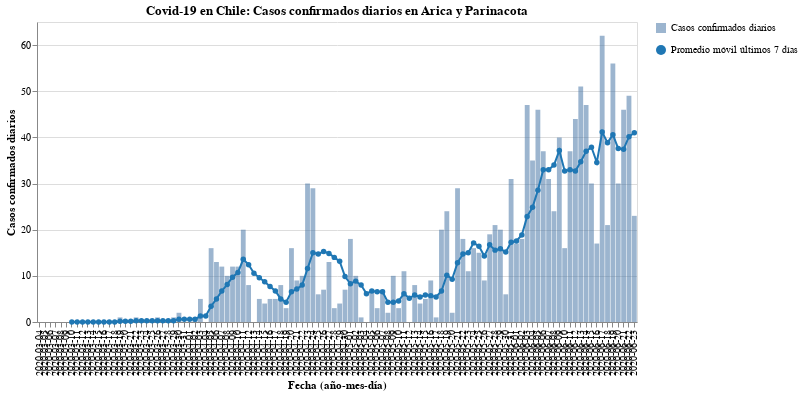

The notebook cell saved with this chart:
### Code cell
#hide_input
bars, line = my_cases_plot(region)
(bars + line).properties(
    title=f'Covid-19 en Chile: Casos confirmados diarios en {region}',
    width=600
)

### Figure 1 — Vega-Lite specification as saved in the notebook (floating-point values rounded to 4 significant figures)
{"config": {"view": {"continuousWidth": 400, "continuousHeight": 300}}, "layer": [{"mark": {"type": "bar", "opacity": 0.7}, "encoding": {"opacity": {"type": "nominal", "field": "Casos confirmados diarios", "legend": {"title": ""}}, "tooltip": [{"type": "nominal", "field": "Fecha"}, {"type": "quantitative", "field": "Casos confirmados"}], "x": {"type": "nominal", "axis": {"title": "Fecha (año-mes-día)"}, "field": "Fecha"}, "y": {"type": "quantitative", "axis": {"title": "Casos confirmados diarios"}, "field": "Casos confirmados"}}}, {"mark": {"type": "line", "color": "#1f77b4", "point": {"filled": true, "fill": "#1f77b4"}}, "encoding": {"shape": {"type": "nominal", "field": "Promedio móvil últimos 7 días", "legend": {"title": ""}}, "x": {"type": "nominal", "axis": {"title": "Fecha (año-mes-día)"}, "field": "Fecha"}, "y": {"type": "quantitative", "field": "Rolling"}}}], "data": {"name": "data-869daf5657a22af97e8fd90fdfd17329"}, "title": "Covid-19 en Chile: Casos confirmados diarios en Arica y Parinacota", "width": 600, "$schema": "https://vega.github.io/schema/vega-lite/v4.8.1.json", "datasets": {"data-869daf5657a22af97e8fd90fdfd17329": [{"Fecha": "2020-03-04", "Casos confirmados": 0, "Rolling": null, "Casos confirmados diarios": "Casos confirmados diarios", "Promedio móvil últimos 7 días": "Promedio móvil últimos 7 días"}, {"Fecha": "2020-03-05", "Casos confirmados": 0, "Rolling": null, "Casos confirmados diarios": "Casos confirmados diarios", "Promedio móvil últimos 7 días": "Promedio móvil últimos 7 días"}, {"Fecha": "2020-03-06", "Casos confirmados": 0, "Rolling": null, "Casos confirmados diarios": "Casos confirmados diarios", "Promedio móvil últimos 7 días": "Promedio móvil últimos 7 días"}, {"Fecha": "2020-03-07", "Casos confirmados": 0, "Rolling": null, "Casos confirmados diarios": "Casos confirmados diarios", "Promedio móvil últimos 7 días": "Promedio móvil últimos 7 días"}, {"Fecha": "2020-03-08", "Casos confirmados": 0, "Rolling": null, "Casos confirmados diarios": "Casos confirmados diarios", "Promedio móvil últimos 7 días": "Promedio móvil últimos 7 días"}, {"Fecha": "2020-03-09", "Casos confirmados": 0, "Rolling": null, "Casos confirmados diarios": "Casos confirmados diarios", "Promedio móvil últimos 7 días": "Promedio móvil últimos 7 días"}, {"Fecha": "2020-03-10", "Casos confirmados": 0, "Rolling": 0.0, "Casos confirmados diarios": "Casos confirmados diarios", "Promedio móvil últimos 7 días": "Promedio móvil últimos 7 días"}, {"Fecha": "2020-03-11", "Casos confirmados": 0, "Rolling": 0.0, "Casos confirmados diarios": "Casos confirmados diarios", "Promedio móvil últimos 7 días": "Promedio móvil últimos 7 días"}, {"Fecha": "2020-03-12", "Casos confirmados": 0, "Rolling": 0.0, "Casos confirmados diarios": "Casos confirmados diarios", "Promedio móvil últimos 7 días": "Promedio móvil últimos 7 días"}, {"Fecha": "2020-03-13", "Casos confirmados": 0, "Rolling": 0.0, "Casos confirmados diarios": "Casos confirmados diarios", "Promedio móvil últimos 7 días": "Promedio móvil últimos 7 días"}, {"Fecha": "2020-03-14", "Casos confirmados": 0, "Rolling": 0.0, "Casos confirmados diarios": "Casos confirmados diarios", "Promedio móvil últimos 7 días": "Promedio móvil últimos 7 días"}, {"Fecha": "2020-03-15", "Casos confirmados": 0, "Rolling": 0.0, "Casos confirmados diarios": "Casos confirmados diarios", "Promedio móvil últimos 7 días": "Promedio móvil últimos 7 días"}, {"Fecha": "2020-03-16", "Casos confirmados": 0, "Rolling": 0.0, "Casos confirmados diarios": "Casos confirmados diarios", "Promedio móvil últimos 7 días": "Promedio móvil últimos 7 días"}, {"Fecha": "2020-03-17", "Casos confirmados": 0, "Rolling": 0.0, "Casos confirmados diarios": "Casos confirmados diarios", "Promedio móvil últimos 7 días": "Promedio móvil últimos 7 días"}, {"Fecha": "2020-03-18", "Casos confirmados": 0, "Rolling": 0.0, "Casos confirmados diarios": "Casos confirmados diarios", "Promedio móvil últimos 7 días": "Promedio móvil últimos 7 días"}, {"Fecha": "2020-03-19", "Casos confirmados": 1, "Rolling": 0.1429, "Casos confirmados diarios": "Casos confirmados diarios", "Promedio móvil últimos 7 días": "Promedio móvil últimos 7 días"}, {"Fecha": "2020-03-20", "Casos confirmados": 0, "Rolling": 0.1429, "Casos confirmados diarios": "Casos confirmados diarios", "Promedio móvil últimos 7 días": "Promedio móvil últimos 7 días"}, {"Fecha": "2020-03-21", "Casos confirmados": 0, "Rolling": 0.1429, "Casos confirmados diarios": "Casos confirmados diarios", "Promedio móvil últimos 7 días": "Promedio móvil últimos 7 días"}, {"Fecha": "2020-03-22", "Casos confirmados": 1, "Rolling": 0.2857, "Casos confirmados diarios": "Casos confirmados diarios", "Promedio móvil últimos 7 días": "Promedio móvil últimos 7 días"}, {"Fecha": "2020-03-23", "Casos confirmados": 0, "Rolling": 0.2857, "Casos confirmados diarios": "Casos confirmados diarios", "Promedio móvil últimos 7 días": "Promedio móvil últimos 7 días"}, {"Fecha": "2020-03-24", "Casos confirmados": 0, "Rolling": 0.2857, "Casos confirmados diarios": "Casos confirmados diarios", "Promedio móvil últimos 7 días": "Promedio móvil últimos 7 días"}, {"Fecha": "2020-03-25", "Casos confirmados": 0, "Rolling": 0.2857, "Casos confirmados diarios": "Casos confirmados diarios", "Promedio móvil últimos 7 días": "Promedio móvil últimos 7 días"}, {"Fecha": "2020-03-26", "Casos confirmados": 1, "Rolling": 0.2857, "Casos confirmados diarios": "Casos confirmados diarios", "Promedio móvil últimos 7 días": "Promedio móvil últimos 7 días"}, {"Fecha": "2020-03-27", "Casos confirmados": 0, "Rolling": 0.2857, "Casos confirmados diarios": "Casos confirmados diarios", "Promedio móvil últimos 7 días": "Promedio móvil últimos 7 días"}, {"Fecha": "2020-03-28", "Casos confirmados": 0, "Rolling": 0.2857, "Casos confirmados diarios": "Casos confirmados diarios", "Promedio móvil últimos 7 días": "Promedio móvil últimos 7 días"}, {"Fecha": "2020-03-29", "Casos confirmados": 1, "Rolling": 0.2857, "Casos confirmados diarios": "Casos confirmados diarios", "Promedio móvil últimos 7 días": "Promedio móvil últimos 7 días"}, {"Fecha": "2020-03-30", "Casos confirmados": 2, "Rolling": 0.5714, "Casos confirmados diarios": "Casos confirmados diarios", "Promedio móvil últimos 7 días": "Promedio móvil últimos 7 días"}, {"Fecha": "2020-03-31", "Casos confirmados": 0, "Rolling": 0.5714, "Casos confirmados diarios": "Casos confirmados diarios", "Promedio móvil últimos 7 días": "Promedio móvil últimos 7 días"}, {"Fecha": "2020-04-01", "Casos confirmados": 0, "Rolling": 0.5714, "Casos confirmados diarios": "Casos confirmados diarios", "Promedio móvil últimos 7 días": "Promedio móvil últimos 7 días"}, {"Fecha": "2020-04-02", "Casos confirmados": 1, "Rolling": 0.5714, "Casos confirmados diarios": "Casos confirmados diarios", "Promedio móvil últimos 7 días": "Promedio móvil últimos 7 días"}, {"Fecha": "2020-04-03", "Casos confirmados": 5, "Rolling": 1.286, "Casos confirmados diarios": "Casos confirmados diarios", "Promedio móvil últimos 7 días": "Promedio móvil últimos 7 días"}, {"Fecha": "2020-04-04", "Casos confirmados": 0, "Rolling": 1.286, "Casos confirmados diarios": "Casos confirmados diarios", "Promedio móvil últimos 7 días": "Promedio móvil últimos 7 días"}, {"Fecha": "2020-04-05", "Casos confirmados": 16, "Rolling": 3.429, "Casos confirmados diarios": "Casos confirmados diarios", "Promedio móvil últimos 7 días": "Promedio móvil últimos 7 días"}, {"Fecha": "2020-04-06", "Casos confirmados": 13, "Rolling": 5.0, "Casos confirmados diarios": "Casos confirmados diarios", "Promedio móvil últimos 7 días": "Promedio móvil últimos 7 días"}, {"Fecha": "2020-04-07", "Casos confirmados": 12, "Rolling": 6.714, "Casos confirmados diarios": "Casos confirmados diarios", "Promedio móvil últimos 7 días": "Promedio móvil últimos 7 días"}, {"Fecha": "2020-04-08", "Casos confirmados": 10, "Rolling": 8.143, "Casos confirmados diarios": "Casos confirmados diarios", "Promedio móvil últimos 7 días": "Promedio móvil últimos 7 días"}, {"Fecha": "2020-04-09", "Casos confirmados": 12, "Rolling": 9.714, "Casos confirmados diarios": "Casos confirmados diarios", "Promedio móvil últimos 7 días": "Promedio móvil últimos 7 días"}, {"Fecha": "2020-04-10", "Casos confirmados": 12, "Rolling": 10.71, "Casos confirmados diarios": "Casos confirmados diarios", "Promedio móvil últimos 7 días": "Promedio móvil últimos 7 días"}, {"Fecha": "2020-04-11", "Casos confirmados": 20, "Rolling": 13.57, "Casos confirmados diarios": "Casos confirmados diarios", "Promedio móvil últimos 7 días": "Promedio móvil últimos 7 días"}, {"Fecha": "2020-04-12", "Casos confirmados": 8, "Rolling": 12.43, "Casos confirmados diarios": "Casos confirmados diarios", "Promedio móvil últimos 7 días": "Promedio móvil últimos 7 días"}, {"Fecha": "2020-04-13", "Casos confirmados": 0, "Rolling": 10.57, "Casos confirmados diarios": "Casos confirmados diarios", "Promedio móvil últimos 7 días": "Promedio móvil últimos 7 días"}, {"Fecha": "2020-04-14", "Casos confirmados": 5, "Rolling": 9.571, "Casos confirmados diarios": "Casos confirmados diarios", "Promedio móvil últimos 7 días": "Promedio móvil últimos 7 días"}, {"Fecha": "2020-04-15", "Casos confirmados": 4, "Rolling": 8.714, "Casos confirmados diarios": "Casos confirmados diarios", "Promedio móvil últimos 7 días": "Promedio móvil últimos 7 días"}, {"Fecha": "2020-04-16", "Casos confirmados": 5, "Rolling": 7.714, "Casos confirmados diarios": "Casos confirmados diarios", "Promedio móvil últimos 7 días": "Promedio móvil últimos 7 días"}, {"Fecha": "2020-04-17", "Casos confirmados": 5, "Rolling": 6.714, "Casos confirmados diarios": "Casos confirmados diarios", "Promedio móvil últimos 7 días": "Promedio móvil últimos 7 días"}, {"Fecha": "2020-04-18", "Casos confirmados": 8, "Rolling": 5.0, "Casos confirmados diarios": "Casos confirmados diarios", "Promedio móvil últimos 7 días": "Promedio móvil últimos 7 días"}, {"Fecha": "2020-04-19", "Casos confirmados": 3, "Rolling": 4.286, "Casos confirmados diarios": "Casos confirmados diarios", "Promedio móvil últimos 7 días": "Promedio móvil últimos 7 días"}, {"Fecha": "2020-04-20", "Casos confirmados": 16, "Rolling": 6.571, "Casos confirmados diarios": "Casos confirmados diarios", "Promedio móvil últimos 7 días": "Promedio móvil últimos 7 días"}, {"Fecha": "2020-04-21", "Casos confirmados": 9, "Rolling": 7.143, "Casos confirmados diarios": "Casos confirmados diarios", "Promedio móvil últimos 7 días": "Promedio móvil últimos 7 días"}, {"Fecha": "2020-04-22", "Casos confirmados": 10, "Rolling": 8.0, "Casos confirmados diarios": "Casos confirmados diarios", "Promedio móvil últimos 7 días": "Promedio móvil últimos 7 días"}, {"Fecha": "2020-04-23", "Casos confirmados": 30, "Rolling": 11.57, "Casos confirmados diarios": "Casos confirmados diarios", "Promedio móvil últimos 7 días": "Promedio móvil últimos 7 días"}, {"Fecha": "2020-04-24", "Casos confirmados": 29, "Rolling": 15.0, "Casos confirmados diarios": "Casos confirmados diarios", "Promedio móvil últimos 7 días": "Promedio móvil últimos 7 días"}, {"Fecha": "2020-04-25", "Casos confirmados": 6, "Rolling": 14.71, "Casos confirmados diarios": "Casos confirmados diarios", "Promedio móvil últimos 7 días": "Promedio móvil últimos 7 días"}, {"Fecha": "2020-04-26", "Casos confirmados": 7, "Rolling": 15.29, "Casos confirmados diarios": "Casos confirmados diarios", "Promedio móvil últimos 7 días": "Promedio móvil últimos 7 días"}, {"Fecha": "2020-04-27", "Casos confirmados": 13, "Rolling": 14.86, "Casos confirmados diarios": "Casos confirmados diarios", "Promedio móvil últimos 7 días": "Promedio móvil últimos 7 días"}, {"Fecha": "2020-04-28", "Casos confirmados": 3, "Rolling": 14.0, "Casos confirmados diarios": "Casos confirmados diarios", "Promedio móvil últimos 7 días": "Promedio móvil últimos 7 días"}, {"Fecha": "2020-04-29", "Casos confirmados": 4, "Rolling": 13.14, "Casos confirmados diarios": "Casos confirmados diarios", "Promedio móvil últimos 7 días": "Promedio móvil últimos 7 días"}, {"Fecha": "2020-04-30", "Casos confirmados": 7, "Rolling": 9.857, "Casos confirmados diarios": "Casos confirmados diarios", "Promedio móvil últimos 7 días": "Promedio móvil últimos 7 días"}, {"Fecha": "2020-05-01", "Casos confirmados": 18, "Rolling": 8.286, "Casos confirmados diarios": "Casos confirmados diarios", "Promedio móvil últimos 7 días": "Promedio móvil últimos 7 días"}, {"Fecha": "2020-05-02", "Casos confirmados": 10, "Rolling": 8.857, "Casos confirmados diarios": "Casos confirmados diarios", "Promedio móvil últimos 7 días": "Promedio móvil últimos 7 días"}, {"Fecha": "2020-05-03", "Casos confirmados": 1, "Rolling": 8.0, "Casos confirmados diarios": "Casos confirmados diarios", "Promedio móvil últimos 7 días": "Promedio móvil últimos 7 días"}, {"Fecha": "2020-05-04", "Casos confirmados": 0, "Rolling": 6.143, "Casos confirmados diarios": "Casos confirmados diarios", "Promedio móvil últimos 7 días": "Promedio móvil últimos 7 días"}, {"Fecha": "2020-05-05", "Casos confirmados": 7, "Rolling": 6.714, "Casos confirmados diarios": "Casos confirmados diarios", "Promedio móvil últimos 7 días": "Promedio móvil últimos 7 días"}, {"Fecha": "2020-05-06", "Casos confirmados": 3, "Rolling": 6.571, "Casos confirmados diarios": "Casos confirmados diarios", "Promedio móvil últimos 7 días": "Promedio móvil últimos 7 días"}, {"Fecha": "2020-05-07", "Casos confirmados": 7, "Rolling": 6.571, "Casos confirmados diarios": "Casos confirmados diarios", "Promedio móvil últimos 7 días": "Promedio móvil últimos 7 días"}, {"Fecha": "2020-05-08", "Casos confirmados": 2, "Rolling": 4.286, "Casos confirmados diarios": "Casos confirmados diarios", "Promedio móvil últimos 7 días": "Promedio móvil últimos 7 días"}, {"Fecha": "2020-05-09", "Casos confirmados": 10, "Rolling": 4.286, "Casos confirmados diarios": "Casos confirmados diarios", "Promedio móvil últimos 7 días": "Promedio móvil últimos 7 días"}, {"Fecha": "2020-05-10", "Casos confirmados": 3, "Rolling": 4.571, "Casos confirmados diarios": "Casos confirmados diarios", "Promedio móvil últimos 7 días": "Promedio móvil últimos 7 días"}, {"Fecha": "2020-05-11", "Casos confirmados": 11, "Rolling": 6.143, "Casos confirmados diarios": "Casos confirmados diarios", "Promedio móvil últimos 7 días": "Promedio móvil últimos 7 días"}, {"Fecha": "2020-05-12", "Casos confirmados": 0, "Rolling": 5.143, "Casos confirmados diarios": "Casos confirmados diarios", "Promedio móvil últimos 7 días": "Promedio móvil últimos 7 días"}, {"Fecha": "2020-05-13", "Casos confirmados": 8, "Rolling": 5.857, "Casos confirmados diarios": "Casos confirmados diarios", "Promedio móvil últimos 7 días": "Promedio móvil últimos 7 días"}, {"Fecha": "2020-05-14", "Casos confirmados": 4, "Rolling": 5.429, "Casos confirmados diarios": "Casos confirmados diarios", "Promedio móvil últimos 7 días": "Promedio móvil últimos 7 días"}, {"Fecha": "2020-05-15", "Casos confirmados": 5, "Rolling": 5.857, "Casos confirmados diarios": "Casos confirmados diarios", "Promedio móvil últimos 7 días": "Promedio móvil últimos 7 días"}, {"Fecha": "2020-05-16", "Casos confirmados": 9, "Rolling": 5.714, "Casos confirmados diarios": "Casos confirmados diarios", "Promedio móvil últimos 7 días": "Promedio móvil últimos 7 días"}, {"Fecha": "2020-05-17", "Casos confirmados": 1, "Rolling": 5.429, "Casos confirmados diarios": "Casos confirmados diarios", "Promedio móvil últimos 7 días": "Promedio móvil últimos 7 días"}, {"Fecha": "2020-05-18", "Casos confirmados": 20, "Rolling": 6.714, "Casos confirmados diarios": "Casos confirmados diarios", "Promedio móvil últimos 7 días": "Promedio móvil últimos 7 días"}, {"Fecha": "2020-05-19", "Casos confirmados": 24, "Rolling": 10.14, "Casos confirmados diarios": "Casos confirmados diarios", "Promedio móvil últimos 7 días": "Promedio móvil últimos 7 días"}, {"Fecha": "2020-05-20", "Casos confirmados": 2, "Rolling": 9.286, "Casos confirmados diarios": "Casos confirmados diarios", "Promedio móvil últimos 7 días": "Promedio móvil últimos 7 días"}, {"Fecha": "2020-05-21", "Casos confirmados": 29, "Rolling": 12.86, "Casos confirmados diarios": "Casos confirmados diarios", "Promedio móvil últimos 7 días": "Promedio móvil últimos 7 días"}, {"Fecha": "2020-05-22", "Casos confirmados": 18, "Rolling": 14.71, "Casos confirmados diarios": "Casos confirmados diarios", "Promedio móvil últimos 7 días": "Promedio móvil últimos 7 días"}, {"Fecha": "2020-05-23", "Casos confirmados": 11, "Rolling": 15.0, "Casos confirmados diarios": "Casos confirmados diarios", "Promedio móvil últimos 7 días": "Promedio móvil últimos 7 días"}, {"Fecha": "2020-05-24", "Casos confirmados": 16, "Rolling": 17.14, "Casos confirmados diarios": "Casos confirmados diarios", "Promedio móvil últimos 7 días": "Promedio móvil últimos 7 días"}, {"Fecha": "2020-05-25", "Casos confirmados": 15, "Rolling": 16.43, "Casos confirmados diarios": "Casos confirmados diarios", "Promedio móvil últimos 7 días": "Promedio móvil últimos 7 días"}, {"Fecha": "2020-05-26", "Casos confirmados": 9, "Rolling": 14.29, "Casos confirmados diarios": "Casos confirmados diarios", "Promedio móvil últimos 7 días": "Promedio móvil últimos 7 días"}, {"Fecha": "2020-05-27", "Casos confirmados": 19, "Rolling": 16.71, "Casos confirmados diarios": "Casos confirmados diarios", "Promedio móvil últimos 7 días": "Promedio móvil últimos 7 días"}, {"Fecha": "2020-05-28", "Casos confirmados": 21, "Rolling": 15.57, "Casos confirmados diarios": "Casos confirmados diarios", "Promedio móvil últimos 7 días": "Promedio móvil últimos 7 días"}, {"Fecha": "2020-05-29", "Casos confirmados": 20, "Rolling": 15.86, "Casos confirmados diarios": "Casos confirmados diarios", "Promedio móvil últimos 7 días": "Promedio móvil últimos 7 días"}, {"Fecha": "2020-05-30", "Casos confirmados": 6, "Rolling": 15.14, "Casos confirmados diarios": "Casos confirmados diarios", "Promedio móvil últimos 7 días": "Promedio móvil últimos 7 días"}, {"Fecha": "2020-05-31", "Casos confirmados": 31, "Rolling": 17.29, "Casos confirmados diarios": "Casos confirmados diarios", "Promedio móvil últimos 7 días": "Promedio móvil últimos 7 días"}, {"Fecha": "2020-06-01", "Casos confirmados": 17, "Rolling": 17.57, "Casos confirmados diarios": "Casos confirmados diarios", "Promedio móvil últimos 7 días": "Promedio móvil últimos 7 días"}, {"Fecha": "2020-06-02", "Casos confirmados": 18, "Rolling": 18.86, "Casos confirmados diarios": "Casos confirmados diarios", "Promedio móvil últimos 7 días": "Promedio móvil últimos 7 días"}, {"Fecha": "2020-06-03", "Casos confirmados": 47, "Rolling": 22.86, "Casos confirmados diarios": "Casos confirmados diarios", "Promedio móvil últimos 7 días": "Promedio móvil últimos 7 días"}, {"Fecha": "2020-06-04", "Casos confirmados": 35, "Rolling": 24.86, "Casos confirmados diarios": "Casos confirmados diarios", "Promedio móvil últimos 7 días": "Promedio móvil últimos 7 días"}, {"Fecha": "2020-06-05", "Casos confirmados": 46, "Rolling": 28.57, "Casos confirmados diarios": "Casos confirmados diarios", "Promedio móvil últimos 7 días": "Promedio móvil últimos 7 días"}, {"Fecha": "2020-06-06", "Casos confirmados": 37, "Rolling": 33.0, "Casos confirmados diarios": "Casos confirmados diarios", "Promedio móvil últimos 7 días": "Promedio móvil últimos 7 días"}, {"Fecha": "2020-06-07", "Casos confirmados": 31, "Rolling": 33.0, "Casos confirmados diarios": "Casos confirmados diarios", "Promedio móvil últimos 7 días": "Promedio móvil últimos 7 días"}, {"Fecha": "2020-06-08", "Casos confirmados": 24, "Rolling": 34.0, "Casos confirmados diarios": "Casos confirmados diarios", "Promedio móvil últimos 7 días": "Promedio móvil últimos 7 días"}, {"Fecha": "2020-06-09", "Casos confirmados": 40, "Rolling": 37.14, "Casos confirmados diarios": "Casos confirmados diarios", "Promedio móvil últimos 7 días": "Promedio móvil últimos 7 días"}, {"Fecha": "2020-06-10", "Casos confirmados": 16, "Rolling": 32.71, "Casos confirmados diarios": "Casos confirmados diarios", "Promedio móvil últimos 7 días": "Promedio móvil últimos 7 días"}, {"Fecha": "2020-06-11", "Casos confirmados": 37, "Rolling": 33.0, "Casos confirmados diarios": "Casos confirmados diarios", "Promedio móvil últimos 7 días": "Promedio móvil últimos 7 días"}, {"Fecha": "2020-06-12", "Casos confirmados": 44, "Rolling": 32.71, "Casos confirmados diarios": "Casos confirmados diarios", "Promedio móvil últimos 7 días": "Promedio móvil últimos 7 días"}, {"Fecha": "2020-06-13", "Casos confirmados": 51, "Rolling": 34.71, "Casos confirmados diarios": "Casos confirmados diarios", "Promedio móvil últimos 7 días": "Promedio móvil últimos 7 días"}, {"Fecha": "2020-06-14", "Casos confirmados": 47, "Rolling": 37.0, "Casos confirmados diarios": "Casos confirmados diarios", "Promedio móvil últimos 7 días": "Promedio móvil últimos 7 días"}, {"Fecha": "2020-06-15", "Casos confirmados": 30, "Rolling": 37.86, "Casos confirmados diarios": "Casos confirmados diarios", "Promedio móvil últimos 7 días": "Promedio móvil últimos 7 días"}, {"Fecha": "2020-06-16", "Casos confirmados": 17, "Rolling": 34.57, "Casos confirmados diarios": "Casos confirmados diarios", "Promedio móvil últimos 7 días": "Promedio móvil últimos 7 días"}, {"Fecha": "2020-06-17", "Casos confirmados": 62, "Rolling": 41.14, "Casos confirmados diarios": "Casos confirmados diarios", "Promedio móvil últimos 7 días": "Promedio móvil últimos 7 días"}, {"Fecha": "2020-06-18", "Casos confirmados": 21, "Rolling": 38.86, "Casos confirmados diarios": "Casos confirmados diarios", "Promedio móvil últimos 7 días": "Promedio móvil últimos 7 días"}, {"Fecha": "2020-06-19", "Casos confirmados": 56, "Rolling": 40.57, "Casos confirmados diarios": "Casos confirmados diarios", "Promedio móvil últimos 7 días": "Promedio móvil últimos 7 días"}, {"Fecha": "2020-06-20", "Casos confirmados": 30, "Rolling": 37.57, "Casos confirmados diarios": "Casos confirmados diarios", "Promedio móvil últimos 7 días": "Promedio móvil últimos 7 días"}, {"Fecha": "2020-06-21", "Casos confirmados": 46, "Rolling": 37.43, "Casos confirmados diarios": "Casos confirmados diarios", "Promedio móvil últimos 7 días": "Promedio móvil últimos 7 días"}, {"Fecha": "2020-06-22", "Casos confirmados": 49, "Rolling": 40.14, "Casos confirmados diarios": "Casos confirmados diarios", "Promedio móvil últimos 7 días": "Promedio móvil últimos 7 días"}, {"Fecha": "2020-06-23", "Casos confirmados": 23, "Rolling": 41.0, "Casos confirmados diarios": "Casos confirmados diarios", "Promedio móvil últimos 7 días": "Promedio móvil últimos 7 días"}]}}
